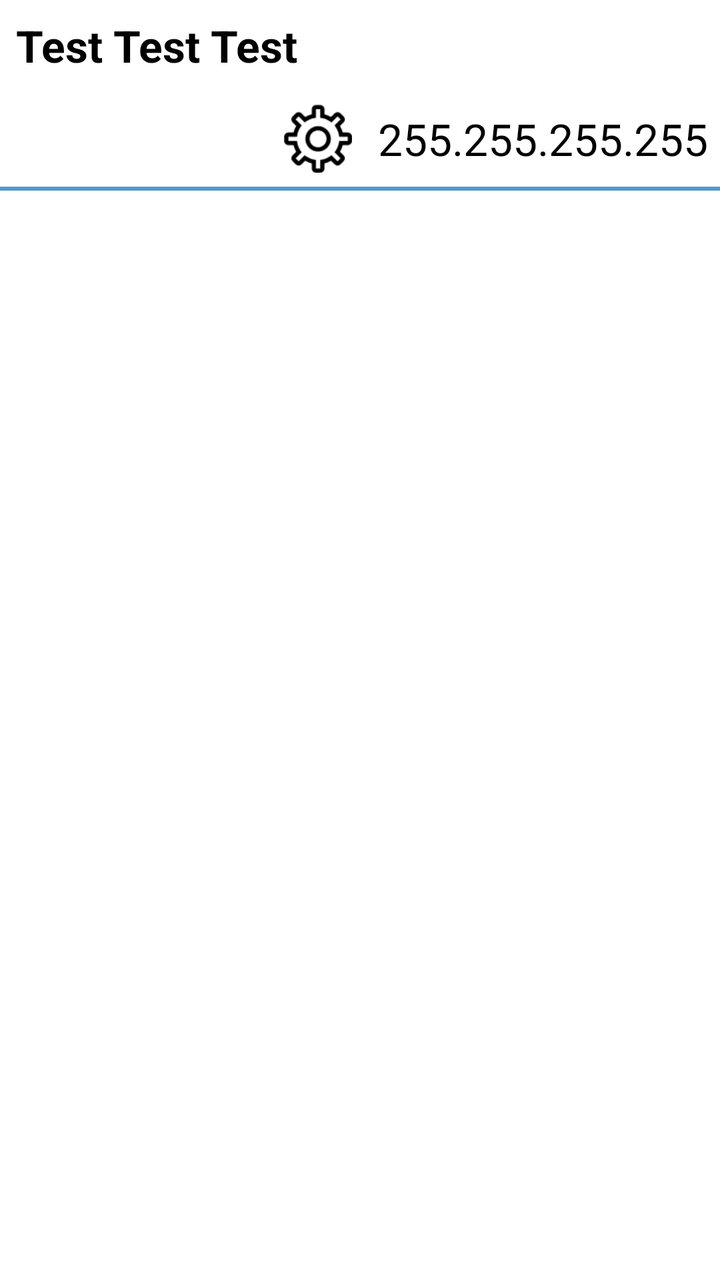
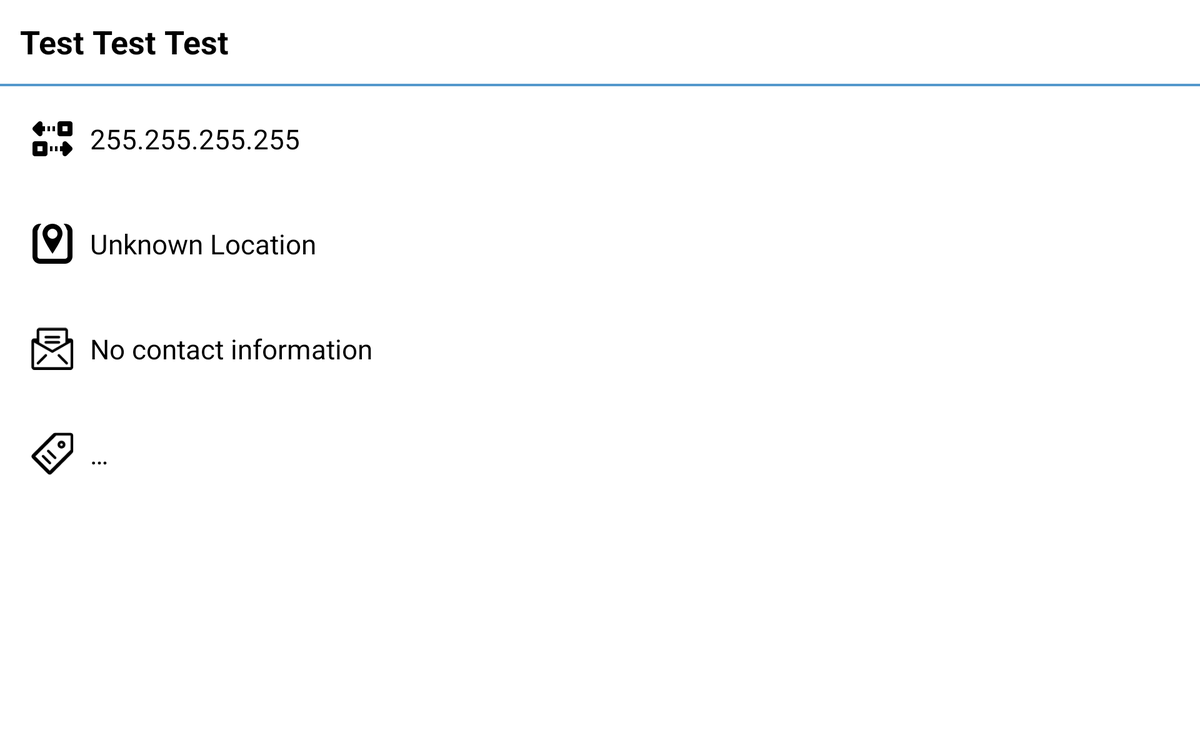

An Android layout and its configuration variant, each rendered on a device that would load it. The default file and the variant file are quoted in full after the pictures.
<!-- AndroidManifest.xml: application theme ColdStart -->
<!-- res/layout/fragment_trap_detail.xml -->
<RelativeLayout
    android:layout_width="fill_parent"
    android:layout_height="fill_parent"
    xmlns:android="http://schemas.android.com/apk/res/android">


    <TextView xmlns:android="http://schemas.android.com/apk/res/android"
              xmlns:tools="http://schemas.android.com/tools"
              android:id="@+id/hostname"
              style="?android:attr/textAppearanceLarge"
              android:layout_width="fill_parent"
              android:layout_height="wrap_content"
              android:padding="8dp"
              android:textIsSelectable="true"
              tools:context=".TrapDetailFragment"
              android:text="Test Test Test"
              android:textStyle="bold"
              android:layout_alignParentRight="true"
              android:paddingBottom="2dp"/>

    <LinearLayout
        android:layout_width="wrap_content"
        android:layout_height="wrap_content"
        android:layout_gravity="left|center_vertical"
        android:padding="6dp"
        android:layout_below="@+id/hostname"
        android:id="@+id/IPDetailsHolder"
        android:paddingLeft="32dp"
        android:layout_alignParentRight="true">

        <ImageView
            android:layout_width="wrap_content"
            android:layout_height="wrap_content"
            android:id="@+id/imageView"
            android:layout_gravity="center"
            android:src="@drawable/ic_ipaddress" />

        <TextView
            android:layout_width="wrap_content"
            android:layout_height="wrap_content"
            android:textAppearance="?android:attr/textAppearanceLarge"
            android:text="255.255.255.255"
            android:id="@+id/IPAddress"
            android:layout_gravity="center_vertical"
            android:layout_marginLeft="12dp" />
    </LinearLayout>

    <View
        android:layout_width="fill_parent"
        android:layout_height="2dp"
        android:background="@color/AlphaBlue"
        android:layout_alignParentTop="false"
        android:layout_alignParentLeft="true"
        android:layout_below="@+id/IPDetailsHolder"
        android:id="@+id/seperator"
        android:focusableInTouchMode="false"/>

    <ListView
        android:layout_width="fill_parent"
        android:layout_height="fill_parent"
        android:id="@+id/trap_list"
        android:layout_below="@+id/seperator"
        android:paddingTop="8dp"
        android:clipToPadding="false"
        android:dividerHeight="24dp"
        android:divider="@android:drawable/divider_horizontal_dim_dark"
        android:paddingRight="12dp"
        android:layout_alignParentRight="true"
        android:layout_marginLeft="8dp"
        android:layout_marginRight="8dp"/>

</RelativeLayout>
<!-- resources referenced by this layout -->
<resources>
  <color name="AlphaBlue">#ab0066b3</color>
  <!-- drawable ic_ipaddress: png bitmap (drawable-hdpi, 2378 bytes) -->
  <!-- from res/values-v11/ -->
  <style name="ColdStart" parent="android:Theme.Holo.Light.DarkActionBar">
  
      <item name="android:editTextBackground">@drawable/edit_text_holo_light</item>
  
      <item name="android:dropDownSpinnerStyle">@style/SpinnerColdStart</item>
  
      <item name="android:listChoiceBackgroundIndicator">@drawable/list_selector_holo_light</item>
  
      <item name="android:activatedBackgroundIndicator">@drawable/activated_background_holo_light</item>
  
      <item name="android:fastScrollThumbDrawable">@drawable/fastscroll_thumb_holo</item>
  
    </style>
  <!-- from res/values-v11/ -->
  <style name="SpinnerColdStart" parent="android:Widget.Holo.Light.Spinner">
        <item name="android:background">@drawable/spinner_background_holo_light</item>
        <item name="android:dropDownSelector">@drawable/list_selector_holo_light</item>
    </style>
</resources>
<!-- res/layout-sw600dp-land/fragment_trap_detail.xml (the author's variant of the layout above) -->
<!-- drawn on a 7-inch tablet turned sideways -->
<RelativeLayout
    android:layout_width="fill_parent"
    android:layout_height="fill_parent"
    xmlns:android="http://schemas.android.com/apk/res/android">


    <TextView xmlns:android="http://schemas.android.com/apk/res/android"
        xmlns:tools="http://schemas.android.com/tools"
        android:id="@+id/hostname"
        style="?android:attr/textAppearanceLarge"
        android:layout_width="fill_parent"
        android:layout_height="wrap_content"
        android:padding="16dp"
        android:textIsSelectable="true"
        tools:context=".TrapDetailFragment"
        android:textSize="26dp"
        android:text="Test Test Test"
        android:textStyle="bold"
        android:layout_alignParentRight="true" />
    <View
        android:layout_width="fill_parent"
        android:layout_height="2dp"
        android:background="@color/AlphaBlue"
        android:layout_alignParentTop="false"
        android:layout_alignParentLeft="true"
        android:layout_below="@+id/hostname"
        android:id="@+id/seperator"/>

    <ListView
        android:layout_width="400dp"
        android:layout_height="fill_parent"
        android:id="@+id/trap_list"
        android:layout_alignParentRight="true"
        android:layout_marginRight="8dp"
        android:layout_below="@+id/seperator"
        android:paddingTop="8dp"
        android:clipToPadding="false"
        android:dividerHeight="24dp"
        android:divider="@android:drawable/divider_horizontal_dim_dark"
        android:paddingRight="12dp"/>

    <LinearLayout
        android:orientation="vertical"
        android:layout_width="fill_parent"
        android:layout_height="fill_parent"
        android:layout_below="@+id/seperator"
        android:layout_alignParentLeft="true"
        android:layout_toLeftOf="@+id/trap_list">

        
        <LinearLayout
            android:layout_width="wrap_content"
            android:layout_height="wrap_content"
            android:layout_gravity="left|center_vertical"
            android:padding="24dp">

            <ImageView
                android:layout_width="wrap_content"
                android:layout_height="wrap_content"
                android:id="@+id/imageView"
                android:layout_gravity="center"
                android:src="@drawable/ic_ipaddress" />

            <TextView
                android:layout_width="wrap_content"
                android:layout_height="wrap_content"
                android:textAppearance="?android:attr/textAppearanceLarge"
                android:text="255.255.255.255"
                android:id="@+id/IPAddress"
                android:layout_gravity="center_vertical"
                android:layout_marginLeft="12dp" />
        </LinearLayout>

        
        <LinearLayout
            android:layout_width="wrap_content"
            android:layout_height="wrap_content"
            android:layout_gravity="left|center_vertical"
            android:padding="24dp">

            <ImageView
                android:layout_width="wrap_content"
                android:layout_height="wrap_content"
                android:id="@+id/imageView"
                android:layout_gravity="center"
                android:src="@drawable/ic_location" />

            <TextView
                android:layout_width="wrap_content"
                android:layout_height="wrap_content"
                android:textAppearance="?android:attr/textAppearanceLarge"
                android:text="@string/locationLabel"
                android:id="@+id/Location"
                android:layout_gravity="center_vertical"
                android:layout_marginLeft="12dp" />
        </LinearLayout>

        
        <LinearLayout
            android:layout_width="wrap_content"
            android:layout_height="wrap_content"
            android:layout_gravity="left|center_vertical"
            android:padding="24dp">

            <ImageView
                android:layout_width="wrap_content"
                android:layout_height="wrap_content"
                android:id="@+id/imageView"
                android:layout_gravity="center"
                android:src="@drawable/ic_contact" />

            <TextView
                android:layout_width="wrap_content"
                android:layout_height="wrap_content"
                android:textAppearance="?android:attr/textAppearanceLarge"
                android:text="@string/contactLabel"
                android:id="@+id/Contact"
                android:layout_gravity="center_vertical"
                android:layout_marginLeft="12dp" />
        </LinearLayout>

        
        <LinearLayout
            android:layout_width="wrap_content"
            android:layout_height="wrap_content"
            android:layout_gravity="left|center_vertical"
            android:padding="24dp">

            <ImageView
                android:layout_width="wrap_content"
                android:layout_height="wrap_content"
                android:id="@+id/imageView"
                android:layout_gravity="center"
                android:src="@drawable/ic_description" />

            <TextView
                android:layout_width="wrap_content"
                android:layout_height="wrap_content"
                android:textAppearance="?android:attr/textAppearanceLarge"
                android:text="@string/descriptionLabel"
                android:id="@+id/Description"
                android:layout_gravity="center_vertical"
                android:layout_marginLeft="12dp" />
        </LinearLayout>

    </LinearLayout>

</RelativeLayout>
<!-- resources referenced by the variant -->
<!-- as a 7-inch tablet turned sideways resolves them -->
<resources>
  <color name="AlphaBlue">#ab0066b3</color>
  <!-- drawable ic_contact: png bitmap (drawable-hdpi, 1111 bytes) -->
  <!-- drawable ic_description: png bitmap (drawable-hdpi, 1784 bytes) -->
  <!-- drawable ic_ipaddress: png bitmap (drawable-hdpi, 2378 bytes) -->
  <!-- drawable ic_location: png bitmap (drawable-hdpi, 2121 bytes) -->
  <string name="contactLabel">No contact information</string>
  <string name="descriptionLabel">…</string>
  <string name="locationLabel">Unknown Location</string>
  <!-- from res/values-v11/ -->
  <style name="ColdStart" parent="android:Theme.Holo.Light.DarkActionBar">
  
      <item name="android:editTextBackground">@drawable/edit_text_holo_light</item>
  
      <item name="android:dropDownSpinnerStyle">@style/SpinnerColdStart</item>
  
      <item name="android:listChoiceBackgroundIndicator">@drawable/list_selector_holo_light</item>
  
      <item name="android:activatedBackgroundIndicator">@drawable/activated_background_holo_light</item>
  
      <item name="android:fastScrollThumbDrawable">@drawable/fastscroll_thumb_holo</item>
  
    </style>
  <!-- from res/values-v11/ -->
  <style name="SpinnerColdStart" parent="android:Widget.Holo.Light.Spinner">
        <item name="android:background">@drawable/spinner_background_holo_light</item>
        <item name="android:dropDownSelector">@drawable/list_selector_holo_light</item>
    </style>
</resources>
